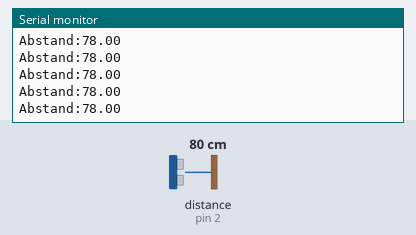
This sketch was run on a simulated Arduino Uno, built with avr-gcc and run on an emulated ATmega328P. On the bench: the last lines printed to the serial monitor. Wiring (inferred from the names in the program): ultrasonic range finder: trigger pin 3; echo pin 2. The inputs (shaded band) are chosen by the test bench; at power-on: distance to the obstacle (sensor on pin 2) 80 cm. The echo pulse lasts 58.3 µs per cm; the local clock reads 2024-03-15 10:24:30 at power-on unless the sketch sets it; storage starts empty.

Above: at 2.2 s.
2.3 s: distance to the obstacle (sensor on pin 2) set to 2 cm
At 2.32 s:
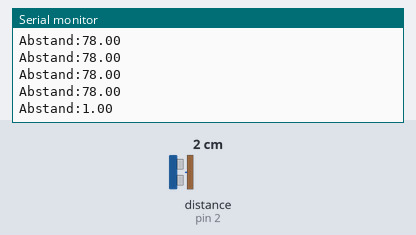
3.8 s: distance to the obstacle (sensor on pin 2) set to 4 cm
At 3.82 s:
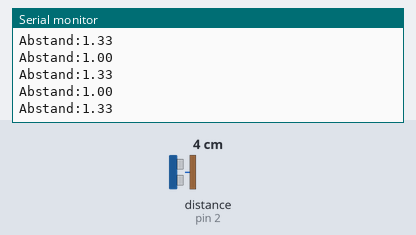
Timing chart, 0 to 6.8 s (numbered marks = the images above; inputs shaded):
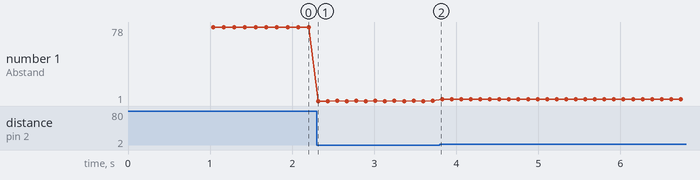

Measured:
- after the input at 2.3 s, the serial monitor: prints a new line at once (image 1)
- plotted number 1: 78 → 1.33 after the input at 2.3 s, 1.33 → 3 after the input at 3.8 s

The sketch:

AbstandsmessungSketch.ino
```cpp
/* Dieser Arduino-Sketch misst den Abstand von überholenden/vorbeifahrenden Autofahrern an Fahrradfahrern.
 * Befestige den Arduino mit Datalogging-Shield und HC-SR04 Ultraschallsensor an deinem Fahrrad, sodass dieser nach links...
 * ...zur Fahrbahnmitte zeigt.
 * Er misst den Durchschnittlichen Abstand und die Zeitpunkte wenn Auto Sensorbereich betritt und verlässt.
 * Programmiert von Matthias Musch für meinen Vater der täglich mit dem Fahrrad zur Arbeit fährt
 * 14.05.2021
 */

#include <Wire.h>
#include "RTClib.h"
#include <SD.h>

RTC_DS1307 RTC;

// Ultraschall Sensor HC-SR04
#define echoPin 2 // attach pin D2 Arduino to pin Echo of HC-SR04
#define trigPin 3 // attach pin D3 Arduino to pin Trig of HC-SR04

#define NUM_MEASSUREMENTS 3 // Je mehr Messungen man macht desto genauer aber auch desto träger wird das System und schnelle Objekte (zB. Autos) werden ggf. nicht erkannt
int sumDistances; // Durschnittswert der gemessenen Distanzen ermittelt durch Ultraschall-Messung

File myFile;

void setup ()
{
  Serial.begin(57600);

  while (!Serial) {
    ; // wait for serial port to connect. Needed for native USB port only
  }

  Serial.print("Initializing SD card...");
  if (!SD.begin(10))
  {
    Serial.println("initialization failed!");
    while (1);
  }
  Serial.println("initialization done.");

  delay(1000);

  // Echtzeituhr
  Wire.begin();
  RTC.begin();

  // Konfiguration der Ultraschall-Sensor Pins
  pinMode(trigPin, OUTPUT); // Sets the trigPin as an OUTPUT
  pinMode(echoPin, INPUT);

 // Das braucht man nur um initial die RTC zu setzen
  /*if (! RTC.isrunning())
  {
    Serial.println("RTC is NOT running!");
    //sets the RTC to the date & time this sketch was compiled
    RTC.adjust(DateTime(__DATE__, __TIME__));
  }*/

}

void loop ()
{
  // Führe Ultraschall-Messungen durch
  for (int i = 0; i < NUM_MEASSUREMENTS; i++)
  {
    // --- MESSE DEN ABSTAND ---
    // Clears the trigPin condition
    digitalWrite(trigPin, LOW);
    delayMicroseconds(2);
    // Sets the trigPin HIGH (ACTIVE) for 10 microseconds
    digitalWrite(trigPin, HIGH);
    delayMicroseconds(10);
    digitalWrite(trigPin, LOW);
    // Reads the echoPin, returns the sound wave travel time in microseconds
    long duration = pulseIn(echoPin, HIGH);

    sumDistances += duration * 0.034 / 2; // Speed of sound wave divided by 2 (go and back)
  }

  // Berechne den Durschnittswert aus der Messreihe
  float avg = float(sumDistances) / float(NUM_MEASSUREMENTS);
  // Fürs Debugging:
  Serial.println("Abstand:" + String(avg));

  // Wenn der Durchschnittswert weniger ist als eine gewisser Schwellwert berichte das Vorkommniss (zB überholendes Auto) und schreibe es auf die SD-Karte
  if (avg < 170.0f) // [cm]
  {
    // Öffne die Datei. Beachte: Es kann immer nur eine Datei gleichzeitig geöffnet sein.
    // Weswegen diese Datei geschlossen werden muss bevor man die nächste öffnet
    myFile = SD.open("msmt.txt", FILE_WRITE);

    if (myFile)
    {
      //Serial.print("Writing to msmt.txt...");
      DateTime now = RTC.now();
      myFile.print("Um: ");
      myFile.print(now.day(), DEC);
      myFile.print('/');
      myFile.print(now.month(), DEC);
      myFile.print('/');
      myFile.print(now.year(), DEC);
      myFile.print(' ');
      myFile.print(now.hour(), DEC);
      myFile.print(':');
      myFile.print(now.minute(), DEC);
      myFile.print(':');
      myFile.print(now.second(), DEC);
      myFile.print(" Abstand: ");
      myFile.print(avg);
      myFile.print("\n");

      // Schließe die Datei
      myFile.close();
    }
    else
    {
      // Die Datei lies sich nicht öffnen - Gebe einen Fehler aus
      Serial.println("error opening test.txt");
    }

  }

  // Setze den durschnittlichen Distanz-Wert zurück um für die nächte Messung vorbereitet zu sein:
  sumDistances = 0;


    /*DateTime now = RTC.now();
    Serial.print(now.year(), DEC);
    Serial.print('/');
    Serial.print(now.month(), DEC);
    Serial.print('/');
    Serial.print(now.day(), DEC);
    Serial.print(' ');
    Serial.print(now.hour(), DEC);
    Serial.print(':');
    Serial.print(now.minute(), DEC);
    Serial.print(':');
    Serial.print(now.second(), DEC);
    Serial.println();*/
    delay(100);
}
```
